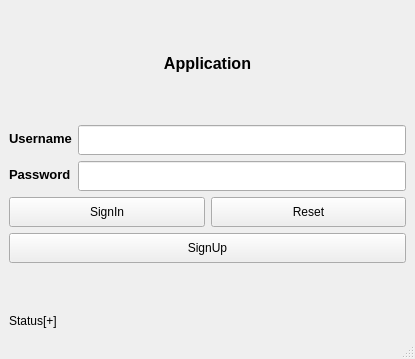
<?xml version="1.0" encoding="UTF-8"?>
<ui version="4.0">
 <class>LoginPage</class>
 <widget class="QMainWindow" name="LoginPage">
  <property name="geometry">
   <rect>
    <x>0</x>
    <y>0</y>
    <width>415</width>
    <height>359</height>
   </rect>
  </property>
  <property name="windowTitle">
   <string>LoginPage</string>
  </property>
  <widget class="QWidget" name="centralwidget">
   <layout class="QGridLayout" name="gridLayout">
    <item row="6" column="0">
     <spacer name="verticalSpacer">
      <property name="orientation">
       <enum>Qt::Vertical</enum>
      </property>
      <property name="sizeHint" stdset="0">
       <size>
        <width>20</width>
        <height>40</height>
       </size>
      </property>
     </spacer>
    </item>
    <item row="7" column="0">
     <widget class="QLabel" name="label_Status">
      <property name="text">
       <string>Status[+]</string>
      </property>
     </widget>
    </item>
    <item row="3" column="0">
     <layout class="QFormLayout" name="formLayout">
      <item row="0" column="0">
       <widget class="QLabel" name="label_username">
        <property name="font">
         <font>
          <pointsize>10</pointsize>
          <weight>75</weight>
          <bold>true</bold>
         </font>
        </property>
        <property name="text">
         <string>Username</string>
        </property>
        <property name="buddy">
         <cstring>lineEdit_Username</cstring>
        </property>
       </widget>
      </item>
      <item row="0" column="1">
       <widget class="QLineEdit" name="lineEdit_Username">
        <property name="enabled">
         <bool>true</bool>
        </property>
        <property name="minimumSize">
         <size>
          <width>0</width>
          <height>30</height>
         </size>
        </property>
        <property name="clearButtonEnabled">
         <bool>true</bool>
        </property>
       </widget>
      </item>
      <item row="1" column="0">
       <widget class="QLabel" name="label_password">
        <property name="font">
         <font>
          <pointsize>10</pointsize>
          <weight>75</weight>
          <bold>true</bold>
         </font>
        </property>
        <property name="text">
         <string>Password</string>
        </property>
        <property name="buddy">
         <cstring>lineEdit_Password</cstring>
        </property>
       </widget>
      </item>
      <item row="1" column="1">
       <widget class="QLineEdit" name="lineEdit_Password">
        <property name="minimumSize">
         <size>
          <width>0</width>
          <height>30</height>
         </size>
        </property>
        <property name="clearButtonEnabled">
         <bool>true</bool>
        </property>
       </widget>
      </item>
     </layout>
    </item>
    <item row="2" column="0">
     <spacer name="verticalSpacer_2">
      <property name="orientation">
       <enum>Qt::Vertical</enum>
      </property>
      <property name="sizeHint" stdset="0">
       <size>
        <width>20</width>
        <height>40</height>
       </size>
      </property>
     </spacer>
    </item>
    <item row="5" column="0">
     <widget class="QPushButton" name="btnSignUp">
      <property name="minimumSize">
       <size>
        <width>30</width>
        <height>30</height>
       </size>
      </property>
      <property name="text">
       <string>SignUp</string>
      </property>
     </widget>
    </item>
    <item row="4" column="0">
     <layout class="QHBoxLayout" name="horizontalLayout">
      <item>
       <widget class="QPushButton" name="btnLogin">
        <property name="minimumSize">
         <size>
          <width>30</width>
          <height>30</height>
         </size>
        </property>
        <property name="text">
         <string>SignIn</string>
        </property>
       </widget>
      </item>
      <item>
       <widget class="QPushButton" name="btnReset">
        <property name="minimumSize">
         <size>
          <width>30</width>
          <height>30</height>
         </size>
        </property>
        <property name="text">
         <string>Reset</string>
        </property>
       </widget>
      </item>
     </layout>
    </item>
    <item row="1" column="0">
     <widget class="QLabel" name="label">
      <property name="font">
       <font>
        <pointsize>12</pointsize>
        <weight>75</weight>
        <bold>true</bold>
       </font>
      </property>
      <property name="text">
       <string>Application</string>
      </property>
      <property name="alignment">
       <set>Qt::AlignCenter</set>
      </property>
     </widget>
    </item>
    <item row="0" column="0">
     <spacer name="verticalSpacer_3">
      <property name="orientation">
       <enum>Qt::Vertical</enum>
      </property>
      <property name="sizeHint" stdset="0">
       <size>
        <width>20</width>
        <height>40</height>
       </size>
      </property>
     </spacer>
    </item>
   </layout>
  </widget>
  <widget class="QMenuBar" name="menubar">
   <property name="geometry">
    <rect>
     <x>0</x>
     <y>0</y>
     <width>415</width>
     <height>21</height>
    </rect>
   </property>
  </widget>
  <widget class="QStatusBar" name="statusbar"/>
 </widget>
 <tabstops>
  <tabstop>lineEdit_Username</tabstop>
  <tabstop>lineEdit_Password</tabstop>
  <tabstop>btnLogin</tabstop>
  <tabstop>btnReset</tabstop>
  <tabstop>btnSignUp</tabstop>
  <tabstop>lineEdit_Password_2</tabstop>
  <tabstop>lineEdit_Username_2</tabstop>
 </tabstops>
 <resources/>
 <connections/>
</ui>
